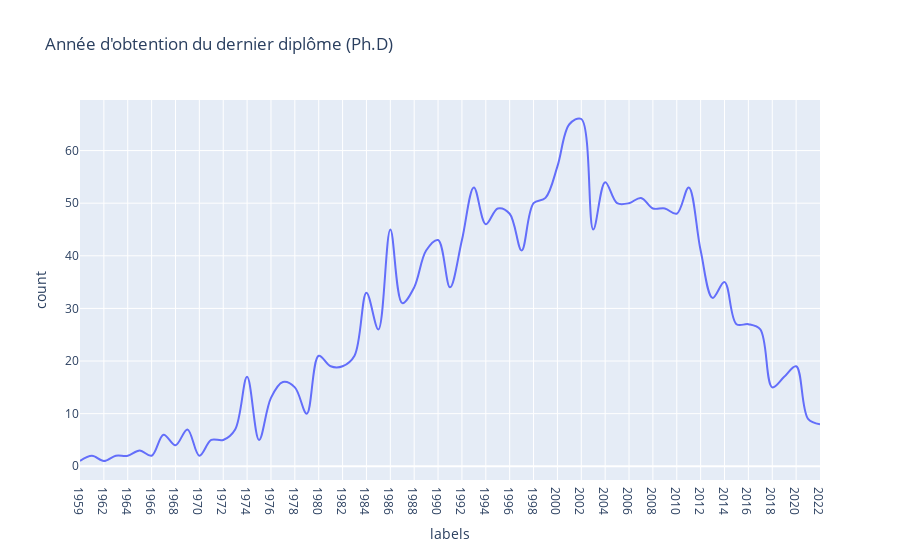

Notebook code for this chart:
### Code cell
fig = px.line(
    anneeDiplome, 
    x=anneeDiplome['labels'], 
    y=anneeDiplome['count'],
    title = "Année d'obtention du dernier diplôme (Ph.D)",
    line_shape = 'spline')
fig.show()

### Figure 1 — Plotly figure (JSON) as saved in the notebook; plotly's stock layout.template omitted (floating-point values rounded to 4 significant figures)
{"data": [{"hovertemplate": "labels=%{x}<br>count=%{y}<extra></extra>", "legendgroup": "", "line": {"color": "#636efa", "dash": "solid", "shape": "spline"}, "marker": {"symbol": "circle"}, "mode": "lines", "name": "", "orientation": "v", "showlegend": false, "type": "scatter", "x": ["1959", "1961", "1962", "1963", "1964", "1965", "1966", "1967", "1968", "1969", "1970", "1971", "1972", "1973", "1974", "1975", "1976", "1977", "1978", "1979", "1980", "1981", "1982", "1983", "1984", "1985", "1986", "1987", "1988", "1989", "1990", "1991", "1992", "1993", "1994", "1995", "1996", "1997", "1998", "1999", "2000", "2001", "2002", "2003", "2004", "2005", "2006", "2007", "2008", "2009", "2010", "2011", "2012", "2013", "2014", "2015", "2016", "2017", "2018", "2019", "2020", "2021", "2022"], "xaxis": "x", "y": [1, 2, 1, 2, 2, 3, 2, 6, 4, 7, 2, 5, 5, 7, 17, 5, 13, 16, 15, 10, 21, 19, 19, 21, 33, 26, 45, 31, 34, 41, 43, 34, 43, 53, 46, 49, 48, 41, 50, 51, 57, 65, 66, 45, 54, 50, 50, 51, 49, 49, 48, 53, 41, 32, 35, 27, 27, 26, 15, 17, 19, 9, 8], "yaxis": "y"}], "layout": {"legend": {"tracegroupgap": 0}, "title": {"text": "Année d'obtention du dernier diplôme (Ph.D)"}, "xaxis": {"anchor": "y", "domain": [0, 1], "title": {"text": "labels"}}, "yaxis": {"anchor": "x", "domain": [0, 1], "title": {"text": "count"}}}}
